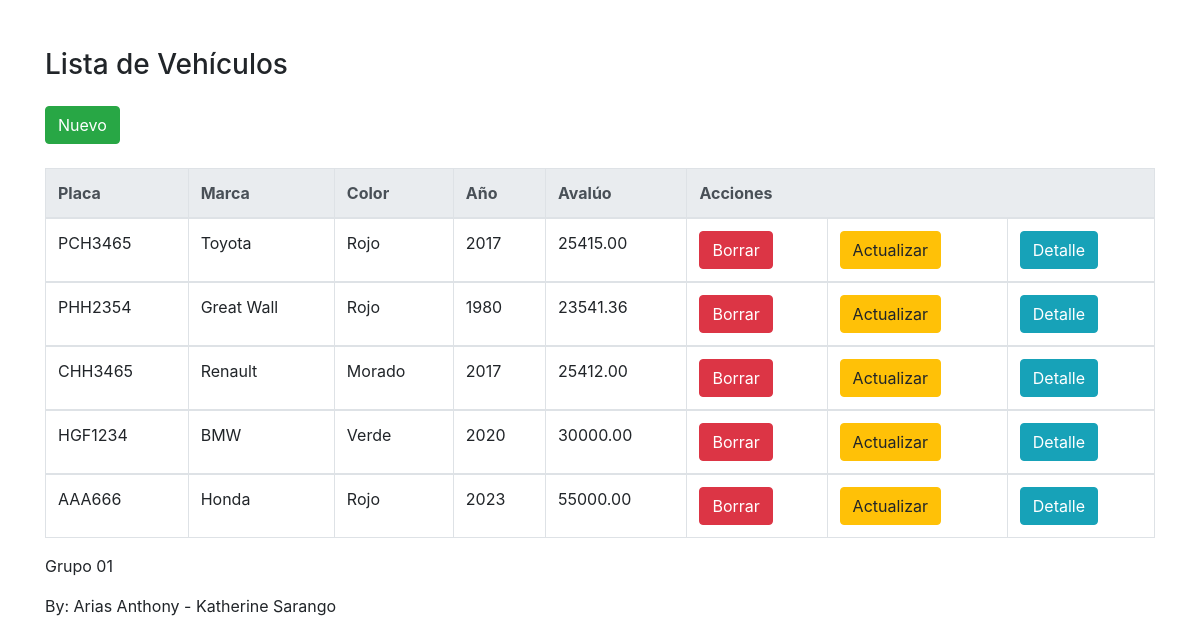
The page / on the database its author committed.
### tables this page shows
CREATE TABLE `vehiculo` (
  `id` mediumint(8) UNSIGNED NOT NULL,
  `placa` char(7) NOT NULL,
  `marca` smallint(5) UNSIGNED NOT NULL,
  `motor` varchar(50) NOT NULL,
  `chasis` varchar(50) NOT NULL,
  `combustible` enum('Gasolina','Diesel','Eléctrico') NOT NULL,
  `anio` year(4) NOT NULL,
  `color` smallint(5) UNSIGNED NOT NULL,
  `foto` varchar(20) DEFAULT NULL,
  `avaluo` decimal(8,2) UNSIGNED NOT NULL
);

CREATE TABLE `marca` (
  `id` smallint(5) UNSIGNED NOT NULL,
  `descripcion` varchar(50) NOT NULL,
  `pais` varchar(50) NOT NULL,
  `direccion` varchar(16) DEFAULT NULL,
  `foto` varchar(20) DEFAULT NULL
);

CREATE TABLE `color` (
  `id` smallint(5) UNSIGNED NOT NULL,
  `descripcion` varchar(50) NOT NULL
);

### www/class/class.vehiculo.php (the view, shortened to what this page needs)
<?php
class vehiculo
{
	private $con;
	function __construct($cn)
	{
		$this->con = $cn;
	}
	public function get_list()
	{
		$d_new = "new/0";
		$d_new_final = base64_encode($d_new);
		$html = '
		<div class="container mt-5">
    <div class="d-flex justify-content-between mb-3">
        <h3>Lista de Vehículos</h3>
    </div>
		<table class="table table-bordered table-hover">
		<thead class="thead-light">
		<a href="index.php?d=' . $d_new_final . '" class="btn btn-success">Nuevo</a>
		<br>
		<br>
			<tr>
				<th>Placa</th>
				<th>Marca</th>
				<th>Color</th>
				<th>Año</th>
				<th>Avalúo</th>
				<th colspan="3">Acciones</th>
			</tr>
			        </thead>
        <tbody>';
		$sql = "SELECT v.id, v.placa, m.descripcion as marca, c.descripcion as color, v.anio, v.avaluo  FROM vehiculo v, color c, marca m WHERE v.marca=m.id AND v.color=c.id;";
		$res = $this->con->query($sql);
		while ($row = $res->fetch_assoc()) {
			$d_del = "del/" . $row['id'];
			$d_del_final = base64_encode($d_del);
			$d_act = "act/" . $row['id'];
			$d_act_final = base64_encode($d_act);
			$d_det = "det/" . $row['id'];
			$d_det_final = base64_encode($d_det);
			$html .= '
				<tr>
					<td>' . $row['placa'] . '</td>
					<td>' . $row['marca'] . '</td>
					<td>' . $row['color'] . '</td>
					<td>' . $row['anio'] . '</td>
					<td>' . $row['avaluo'] . '</td>
					<td><a href="index.php?d=' . $d_del_final . '" class="btn btn-danger">Borrar</a></td>
					<td><a href="index.php?d=' . $d_act_final . '" class="btn btn-warning">Actualizar</a></td>
					<td><a href="index.php?d=' . $d_det_final . '" class="btn btn-info">Detalle</a></td>
				</tr>
				        </tbody>';
		}
		$html .= '
		</table>
                <p>Grupo 01</p>
				<p>By: Arias Anthony - Katherine Sarango</p>
		</div>
';
		return $html;
	}
}
?>

### www/index.php (shortened to what this page needs)
<!DOCTYPE html PUBLIC "-//W3C//DTD XHTML 1.0 Strict//EN" "http://www.w3.org/TR/xhtml1/DTD/xhtml1-strict.dtd">
<html xmlns="http://www.w3.org/1999/xhtml" xml:lang="en" lang="en">
<head>
	<link rel="stylesheet" href="https://stackpath.bootstrapcdn.com/bootstrap/4.3.1/css/bootstrap.min.css">
	<link rel="stylesheet" href="https://use.fontawesome.com/releases/v5.7.2/css/all.css">
</head>
<body>
	<?php
	include_once ("class/class.vehiculo.php");
	$cn = conectar();
	$v = new vehiculo($cn);
	if (isset($_GET['d'])) {
		$dato = base64_decode($_GET['d']);
		$tmp = explode("/", $dato);
		$op = $tmp[0];
		$id = $tmp[1];
		if ($op == "del") {
			echo $v->delete_vehiculo($id);
		} elseif ($op == "det") {
			echo $v->get_detail_vehiculo($id);
		} elseif ($op == "new") {
			echo $v->get_form();
		} elseif ($op == "act") {
			echo $v->get_form($id);
		}
	} else {
		if (isset($_POST['Guardar']) && $_POST['op'] == "new") {
			$v->save_vehiculo();
		} elseif (isset($_POST['Guardar']) && $_POST['op'] == "update") {
			$v->update_vehiculo();
		} else {
			echo $v->get_list();
		}
	}
	function conectar()
	{
		$c = new mysqli(SERVER, USER, PASS, BD);
		$c->set_charset("utf8");
		return $c;
	}
	?>
</body>
</html>

### rows shown on the page
vehiculo: placa "PCH3465", marca.descripcion "Toyota", color.descripcion "Rojo", anio "2017", avaluo "25415.00"
vehiculo: placa "PHH2354", marca.descripcion "Great Wall", color.descripcion "Rojo", anio "1980", avaluo "23541.36"
vehiculo: placa "CHH3465", marca.descripcion "Renault", color.descripcion "Morado", anio "2017", avaluo "25412.00"
vehiculo: placa "HGF1234", marca.descripcion "BMW", color.descripcion "Verde", anio "2020", avaluo "30000.00"
vehiculo: placa "AAA666", marca.descripcion "Honda", color.descripcion "Rojo", anio "2023", avaluo "55000.00"
